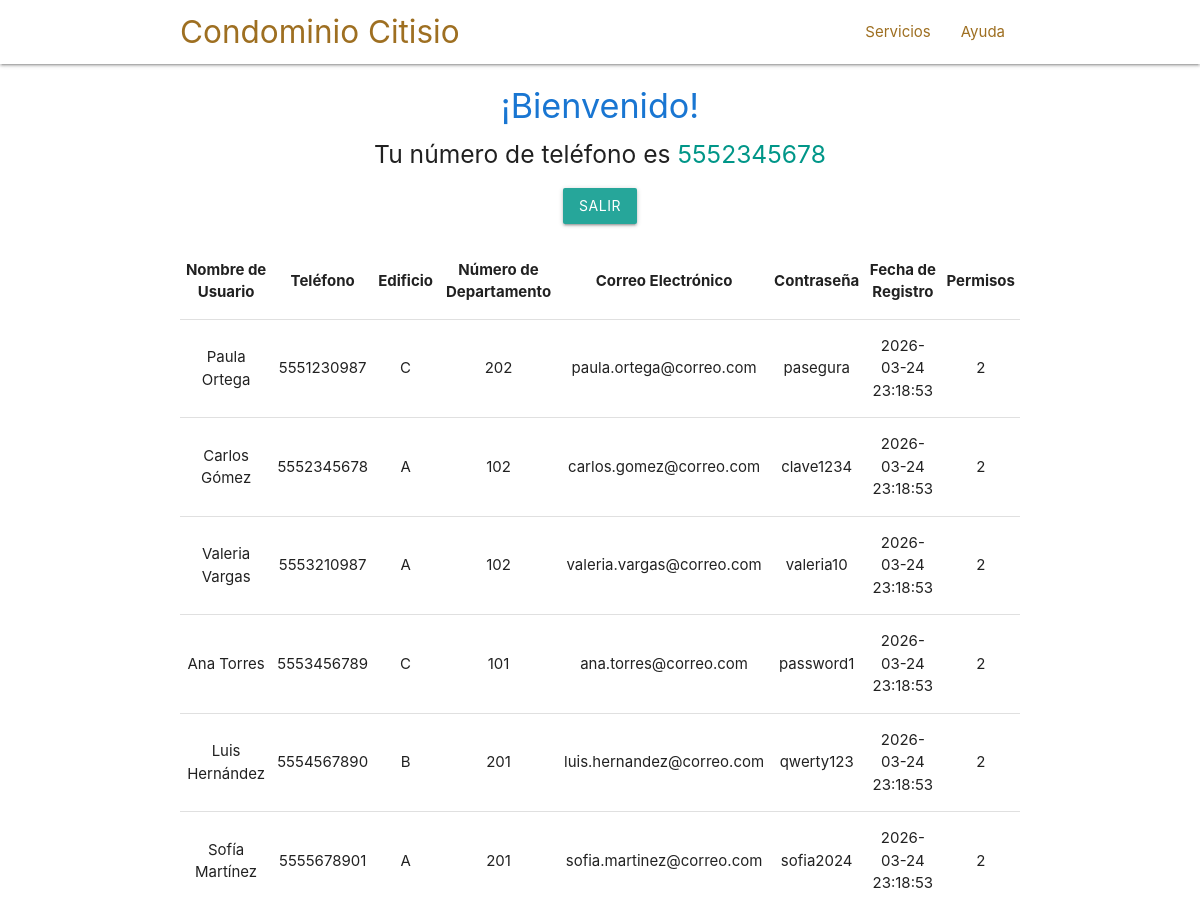
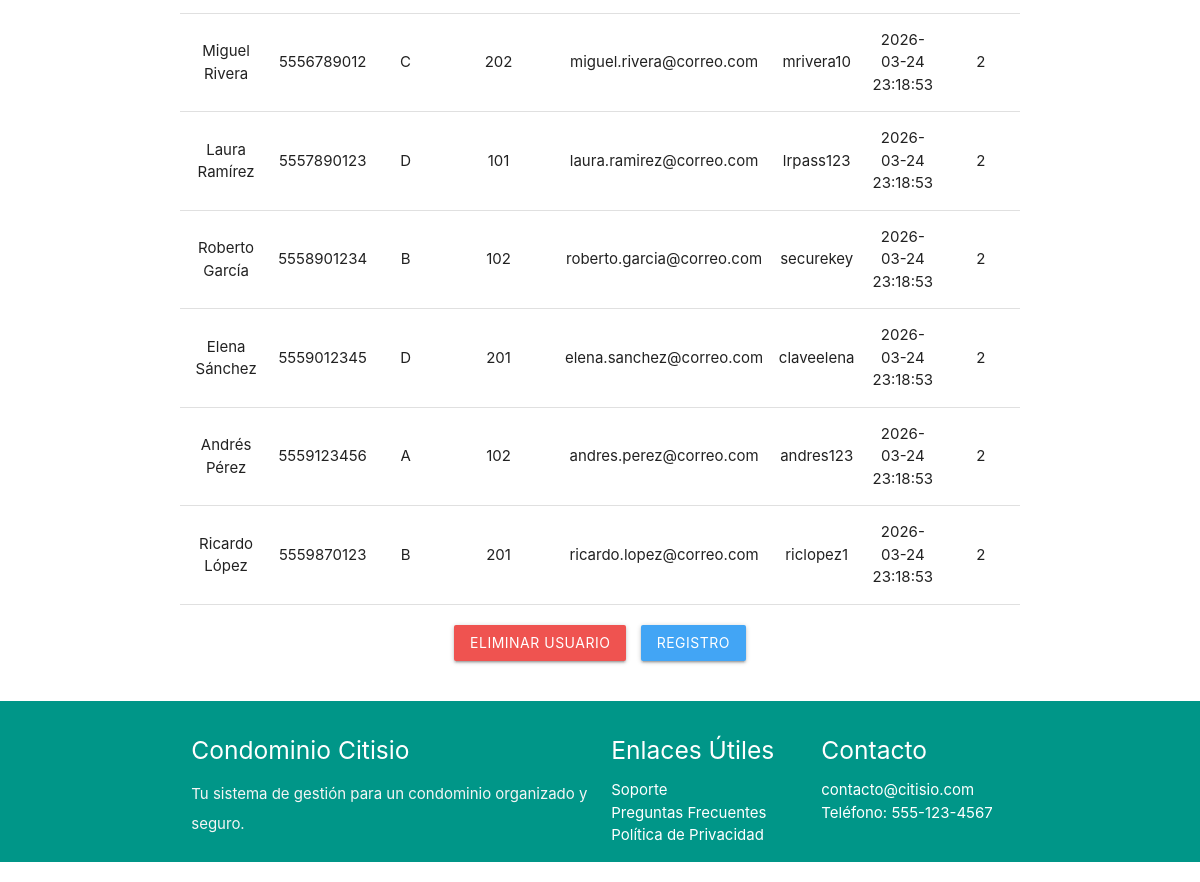
The app's page /principal.php (signed in) with its own data (2 pictures, top to bottom).
### tables this page shows
CREATE TABLE residente (
  nombre_usuario VARCHAR(100) NOT NULL,
  letra_edificio CHAR(1) NOT NULL,
  numero_departamento INT NOT NULL,
  email VARCHAR(255) NOT NULL UNIQUE,
  telefono VARCHAR(10) NOT NULL,
  password VARCHAR(100) DEFAULT NULL,
  fecha_registro DATETIME NOT NULL DEFAULT CURRENT_TIMESTAMP,
  permisos INT NOT NULL DEFAULT 2,
  PRIMARY KEY (telefono),
  INDEX idx_edificio_departamento (letra_edificio, numero_departamento)
);

### principal.php (the view, shortened to what this page needs)
<?php require "./header.php"; ?>
<?php
$telefono = $_SESSION['username'];
if (!isset($telefono)) {
    header("location: ./index.php");
} else {
    echo "<div class='container center-align' style='margin-top: 20px;'>
            <h4 class='blue-text text-darken-2'>¡Bienvenido!</h4>
            <h5>Tu número de teléfono es <span class='teal-text'>$telefono</span></h5>
          </div>";
    echo "<div class='container center-align' style='margin-top: 20px;'>
            <a href='Controlador/salir.php' class='btn waves-effect waves-light teal lighten-1'>Salir</a>
          </div>";
    require "./Controlador/conexion.php";
    mysqli_set_charset($conexion, 'utf8');
    $consulta_sql = "SELECT * FROM residente";
    $resultado = $conexion->query($consulta_sql);
    $count = mysqli_num_rows($resultado);
    echo "<div class='container' style='overflow-x:auto; margin-top: 20px;'>";
    echo "<table class='highlight bordered responsive-table centered'>
            <thead>
                <tr>
                    <th>Nombre de Usuario</th>
                    <th>Teléfono</th>
                    <th>Edificio</th>
                    <th>Número de Departamento</th>
                    <th>Correo Electrónico</th>
                    <th>Contraseña</th>
                    <th>Fecha de Registro</th>
                    <th>Permisos</th>
                </tr>
            </thead>
            <tbody>";
    if ($count > 0) {
        while ($row = mysqli_fetch_assoc($resultado)) {
            echo "<tr>";
            echo "<td>" . htmlspecialchars($row['nombre_usuario']) . "</td>";
            echo "<td>" . htmlspecialchars($row['telefono']) . "</td>";
            echo "<td>" . htmlspecialchars($row['letra_edificio']) . "</td>";
            echo "<td>" . htmlspecialchars($row['numero_departamento']) . "</td>";
            echo "<td>" . htmlspecialchars($row['email']) . "</td>";
            echo "<td>" . htmlspecialchars($row['password']) . "</td>";
            echo "<td>" . htmlspecialchars($row['fecha_registro']) . "</td>";
            echo "<td>" . htmlspecialchars($row['permisos']) . "</td>";
            echo "</tr>";
        }
        echo "</tbody></table>";
    } else {
        echo "<h5 class='center-align red-text'>Sin ningún registro</h5>";
    }
    echo "</div>";
    echo "<div class='container center-align' style='margin-top: 20px;'>
            <a href='eliminarUsuario.php' class='btn waves-effect waves-light red lighten-1' style='margin-right: 10px;'>Eliminar Usuario</a>
            <a href='registro.php' class='btn waves-effect waves-light blue lighten-1'>Registro</a>
          </div>";
}
?>
<?php require "./footer.php"; ?>
</body>
</html>

### records on screen
residente: nombre_usuario "Paula Ortega", telefono "5551230987", letra_edificio "C", numero_departamento "202", email "paula.ortega@correo.com", password "pasegura", fecha_registro "2026-03-24 23:18:53", permisos "2"
residente: nombre_usuario "Carlos Gómez", telefono "5552345678", letra_edificio "A", numero_departamento "102", email "carlos.gomez@correo.com", password "clave1234", fecha_registro "2026-03-24 23:18:53", permisos "2"
residente: nombre_usuario "Valeria Vargas", telefono "5553210987", letra_edificio "A", numero_departamento "102", email "valeria.vargas@correo.com", password "valeria10", fecha_registro "2026-03-24 23:18:53", permisos "2"
residente: nombre_usuario "Ana Torres", telefono "5553456789", letra_edificio "C", numero_departamento "101", email "ana.torres@correo.com", password "password1", fecha_registro "2026-03-24 23:18:53", permisos "2"
residente: nombre_usuario "Luis Hernández", telefono "5554567890", letra_edificio "B", numero_departamento "201", email "luis.hernandez@correo.com", password "qwerty123", fecha_registro "2026-03-24 23:18:53", permisos "2"
residente: nombre_usuario "Sofía Martínez", telefono "5555678901", letra_edificio "A", numero_departamento "201", email "sofia.martinez@correo.com", password "sofia2024", fecha_registro "2026-03-24 23:18:53", permisos "2"
residente: nombre_usuario "Miguel Rivera", telefono "5556789012", letra_edificio "C", numero_departamento "202", email "miguel.rivera@correo.com", password "mrivera10", fecha_registro "2026-03-24 23:18:53", permisos "2"
residente: nombre_usuario "Laura Ramírez", telefono "5557890123", letra_edificio "D", numero_departamento "101", email "laura.ramirez@correo.com", password "lrpass123", fecha_registro "2026-03-24 23:18:53", permisos "2"
residente: nombre_usuario "Roberto García", telefono "5558901234", letra_edificio "B", numero_departamento "102", email "roberto.garcia@correo.com", password "securekey", fecha_registro "2026-03-24 23:18:53", permisos "2"
residente: nombre_usuario "Elena Sánchez", telefono "5559012345", letra_edificio "D", numero_departamento "201", email "elena.sanchez@correo.com", password "claveelena", fecha_registro "2026-03-24 23:18:53", permisos "2"
residente: nombre_usuario "Andrés Pérez", telefono "5559123456", letra_edificio "A", numero_departamento "102", email "andres.perez@correo.com", password "andres123", fecha_registro "2026-03-24 23:18:53", permisos "2"
residente: nombre_usuario "Ricardo López", telefono "5559870123", letra_edificio "B", numero_departamento "201", email "ricardo.lopez@correo.com", password "riclopez1", fecha_registro "2026-03-24 23:18:53", permisos "2"

### other values on screen
$telefono "5552345678"
